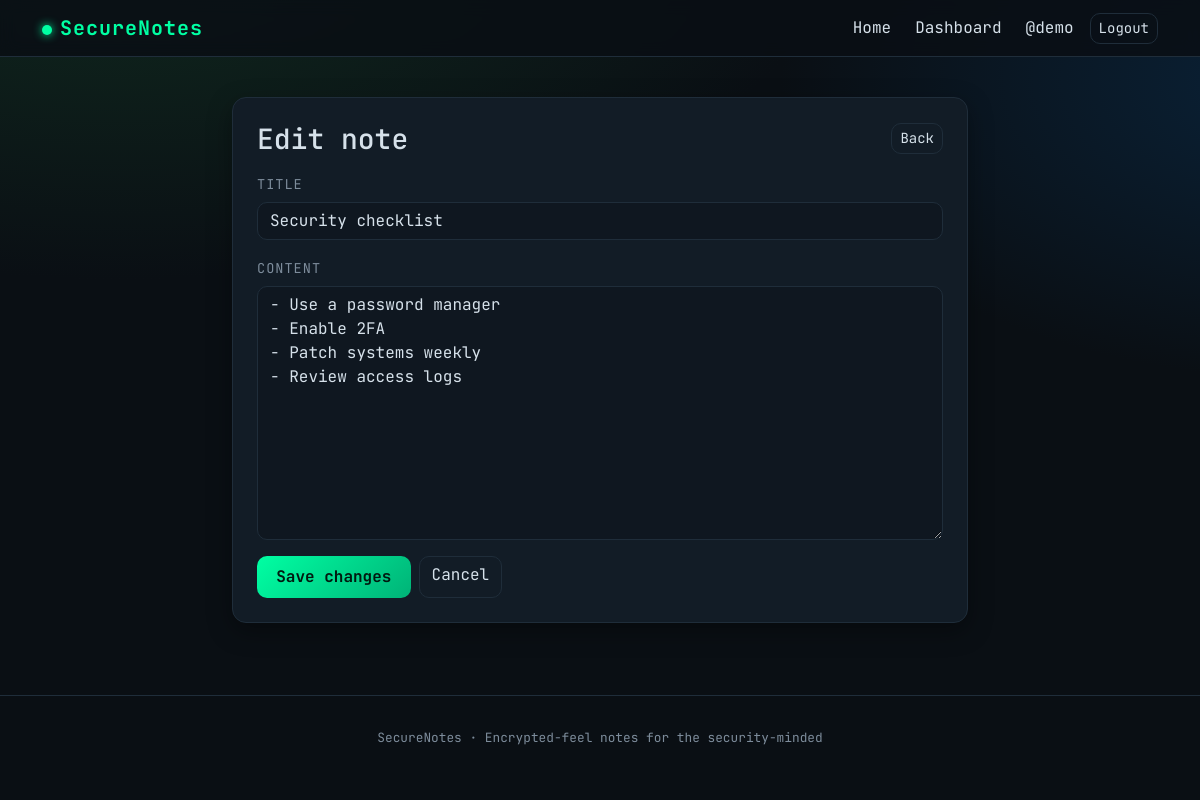
The app's page /notes/2/edit (signed in) with its own data.
### models.py (models this page shows)
class User(db.Model):
    __tablename__ = "users"
    id = db.Column(db.Integer, primary_key=True)
    username = db.Column(db.String(80), unique=True, nullable=False)
    password_hash = db.Column(db.String(255), nullable=False)
    created_at = db.Column(db.DateTime, default=datetime.utcnow)
    notes = db.relationship("Note", backref="author", cascade="all, delete-orphan", lazy=True)

class Note(db.Model):
    __tablename__ = "notes"
    id = db.Column(db.Integer, primary_key=True)
    title = db.Column(db.String(200), nullable=False)
    content = db.Column(db.Text, default="")
    created_at = db.Column(db.DateTime, default=datetime.utcnow)
    updated_at = db.Column(db.DateTime, default=datetime.utcnow)
    user_id = db.Column(db.Integer, db.ForeignKey("users.id"), nullable=False)

### app.py (the view, shortened to what this page needs)
@app.route("/notes/<int:note_id>/edit", methods=["GET", "POST"])
@login_required
def edit_note(note_id):
    user = current_user()
    note = Note.query.filter_by(id=note_id, user_id=user.id).first_or_404()
    return render_template("edit_note.html", note=note)

### app.py (called while the page is built)
def login_required(view):
    from functools import wraps
    @wraps(view)
    def wrapped(*args, **kwargs):
        if "user_id" not in session:
            flash("Please log in to access this page.", "warning")
            return redirect(url_for("login"))
        return view(*args, **kwargs)
    return wrapped

def current_user():
    uid = session.get("user_id")
    return User.query.get(uid) if uid else None

@app.context_processor
def inject_user():
    return {"current_user": current_user()}

### templates/edit_note.html (shortened to what this page needs)
{% extends "base.html" %}
{% block content %}
<div class="container py-4" style="max-width: 760px;">
  <div class="card p-4">
    <div class="d-flex justify-content-between align-items-center mb-3">
      <h3 class="mb-0">Edit note</h3>
      <a href="{{ url_for('dashboard') }}" class="btn btn-outline-light btn-sm">Back</a>
    </div>
    <form method="post">
      <div class="mb-3">
        <label class="form-label">Title</label>
        <input class="form-control" name="title" value="{{ note.title }}" required>
      </div>
      <div class="mb-3">
        <label class="form-label">Content</label>
        <textarea class="form-control" name="content" rows="10">{{ note.content }}</textarea>
      </div>
      <div class="d-flex gap-2">
        <button class="btn btn-primary" type="submit">Save changes</button>
        <a href="{{ url_for('dashboard') }}" class="btn btn-outline-light">Cancel</a>
      </div>
    </form>
  </div>
</div>
{% endblock %}

### templates/base.html (shortened to what this page needs)
<!doctype html>
<html lang="en">
<head>
  <link href="https://cdn.jsdelivr.net/npm/bootstrap@5.3.3/dist/css/bootstrap.min.css" rel="stylesheet">
  <link rel="stylesheet" href="{{ url_for('static', filename='css/style.css') }}">
</head>
<body>
<nav class="navbar navbar-expand-lg sticky-top">
  <div class="container">
    <a class="navbar-brand" href="{{ url_for('home') }}">
      <span class="brand-dot"></span>SecureNotes
    </a>
    <div class="collapse navbar-collapse" id="nav">
      <ul class="navbar-nav ms-auto align-items-lg-center gap-lg-2">
        <li class="nav-item"><a class="nav-link" href="{{ url_for('home') }}">Home</a></li>
        {% if current_user %}
          <li class="nav-item"><a class="nav-link" href="{{ url_for('dashboard') }}">Dashboard</a></li>
          <li class="nav-item"><span class="nav-link text-muted">@{{ current_user.username }}</span></li>
          <li class="nav-item"><a class="btn btn-outline-light btn-sm" href="{{ url_for('logout') }}">Logout</a></li>
        {% else %}
          <li class="nav-item"><a class="nav-link" href="{{ url_for('login') }}">Login</a></li>
          <li class="nav-item"><a class="btn btn-primary btn-sm" href="{{ url_for('register') }}">Get Started</a></li>
        {% endif %}
      </ul>
    </div>
  </div>
</nav>
{% block content %}{% endblock %}
<footer>
  <div>SecureNotes &middot; Encrypted-feel notes for the security-minded</div>
</footer>
</body>
</html>

### static/css/style.css (style rules this page uses)
:root { --bg: #0a0f14; --bg-elev: #0f1720; --surface: #121c26; --border: #1f2d3a; --text: #d6e1ea; --muted: #7d8c9b; --accent: #00ffa3; --accent-dim: #00b377; --danger: #ff5577; --warning: #ffcc66; --info: #5fb8ff; }
* { box-sizing: border-box; }
html, body { background: radial-gradient(1200px 600px at 10% -10%, #102a1f 0%, transparent 60%), radial-gradient(900px 500px at 110% 10%, #0a2238 0%, transparent 60%), var(--bg); color: var(--text); font-family: 'JetBrains Mono', ui-monospace, SFMono-Regular, Menlo, Consolas, monospace; min-height: 100vh; }
a { color: var(--accent); text-decoration: none; }
.navbar { background: rgba(10, 15, 20, 0.85) !important; backdrop-filter: blur(8px); border-bottom: 1px solid var(--border); }
.navbar .navbar-brand { color: var(--accent) !important; font-weight: 700; letter-spacing: 1px; }
.navbar .nav-link { color: var(--text) !important; }
.brand-dot { display: inline-block; width: 10px; height: 10px; border-radius: 50%; background: var(--accent); box-shadow: 0 0 10px var(--accent); margin-right: 8px; }
.card { background: var(--surface); border: 1px solid var(--border); border-radius: 14px; color: var(--text); box-shadow: 0 8px 24px rgba(0,0,0,0.35); }
.form-control, .form-control:focus { background: var(--bg-elev); border: 1px solid var(--border); color: var(--text); border-radius: 10px; }
.form-label { color: var(--muted); font-size: 0.85rem; text-transform: uppercase; letter-spacing: 1px; }
.btn-primary { background: linear-gradient(135deg, var(--accent), var(--accent-dim)); border: none; color: #001a10; font-weight: 700; border-radius: 10px; padding: 0.55rem 1.2rem; transition: transform .15s ease, box-shadow .15s ease; }
.btn-outline-light { border-color: var(--border); color: var(--text); border-radius: 10px; }
textarea.form-control { min-height: 180px; font-family: inherit; }
footer { color: var(--muted); font-size: 0.8rem; text-align: center; padding: 2rem 1rem; border-top: 1px solid var(--border); margin-top: 3rem; }

### records on screen
User: username "demo"
Note: title "Security checklist", content "- Use a password manager - Enable 2FA - Patch systems weekly - Review access logs"
